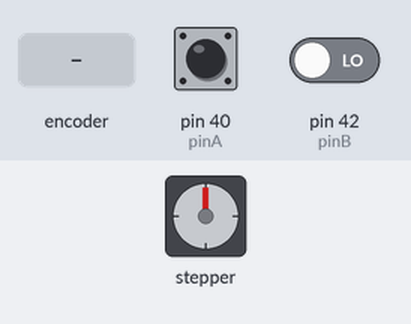
This sketch was run on a simulated Arduino Mega 2560, built with avr-gcc and run on an emulated ATmega2560. Shown: stepper motor. Wiring (inferred from the names in the program): stepper motor driver (200 steps per turn assumed): step pin 26; direction pin 28; enable pin 24. Inputs (shaded band) come from the test bench; at power-on: pin 40 (pinA) HIGH, pin 42 (pinB) LOW. What the sketch prints to the serial monitor is not drawn.

Above: at 1.2 s.
1.3 s: rotary encoder on pin 40 (pinA) / pin 42 (pinB) turned 3 steps (first pin leading)
Timing chart, 0 to 4.3 s (numbered marks = the images above; inputs shaded):
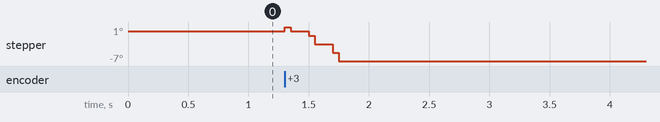

The sketch:

tmanualhc1c.ino
```cpp
/*==================================================================

TorchTable-manual-HeightCTRL  V.1b

Manual Torchtable-Heightcontroller for Arduino-Mega,
Ramps 1.4 and TB6600 Stepper-Driver

see
http://opensourceecology.org/wiki/CNC_Torch_Table_Height_Controller

by Case06 06/2017,       CC BY SA 4.0

=====================================================================*/


// Stepper-Driver
int PUL=26; //define Pulse pin
int DIR=28; //define Direction pin
int ENA=24; //define Enable Pin


// Rotary Encoder
int pinA = 40;  // Connected to CLK on KY-040
int pinB = 42;  // Connected to DT on KY-040
int encoderPosCount = 0;
int pinALast;
int aVal;
boolean bCW;

// handling
int diff = 0;
int steps = 0;


 void setup()
 {

  pinMode (PUL, OUTPUT);
  pinMode (DIR, OUTPUT);
  pinMode (ENA, OUTPUT);

   pinMode (pinA,INPUT);
   pinMode (pinB,INPUT);

   // Read Pin A; Whatever state it's in will reflect the last position
   pinALast = digitalRead(pinA);

   Serial.begin (115200);

   digitalWrite(ENA,LOW);  // steppers always activated

   // Default step-width. When in 1/8-Microstepping mode then a
   // value of 1 results into a movement of 25 microns step-width
   // (, but you can set it also to bigger values)
   steps = 1;
 }


 int getRotaryEncoder()
 {

   int stepDiff = 0;

   aVal = digitalRead(pinA);
   if (aVal != pinALast)
   { // Means the knob is rotating
     // if the knob is rotating, we need to determine direction.
     // See also http://henrysbench.capnfatz.com/henrys-bench/arduino-sensors-and-input/keyes-ky-040-arduino-rotary-encoder-user-manual/
     // We do that by reading pin B.
     // if (digitalRead(pinB) != aVal)
     if (digitalRead(pinB) == aVal)
     {  // Means pin A Changed first - We're Rotating Clockwise
       encoderPosCount ++;
       bCW = true;
       stepDiff = 1;
     }
     else
     {// Otherwise B changed first and we're moving CCW
       bCW = false;
       encoderPosCount--;
       stepDiff = -1;
     }
     /*
     Serial.print ("Rotated: ");
     if (bCW) { Serial.println ("clockwise"); }
     else { Serial.println("counterclockwise"); }
     Serial.print("Encoder Position: ");
     */
     Serial.print(encoderPosCount);
     Serial.print("  |  ");

   } else stepDiff = 0; // means: knob is not rotated

   pinALast = aVal;
   // return encoderPosCount;
   return stepDiff;
 }


void loop()
{

  diff = getRotaryEncoder();

  if(diff != 0)
  {
    // Serial.print("Diff: ");
    // Serial.println(diff);
    Serial.print(encoderPosCount * steps * 0.025);
    Serial.println(" mm");
    Serial.println("   ");


    if(diff == 1) digitalWrite(DIR,HIGH); // forward, clockwise
    else digitalWrite(DIR,LOW); // backward, counterclockwise


    for (int i=0; i<steps; i++)
    {
       digitalWrite(PUL,HIGH);
       delayMicroseconds(50);
       digitalWrite(PUL,LOW);
       delayMicroseconds(50);
     }


  } // else: do nothing

} // end loop()
```
